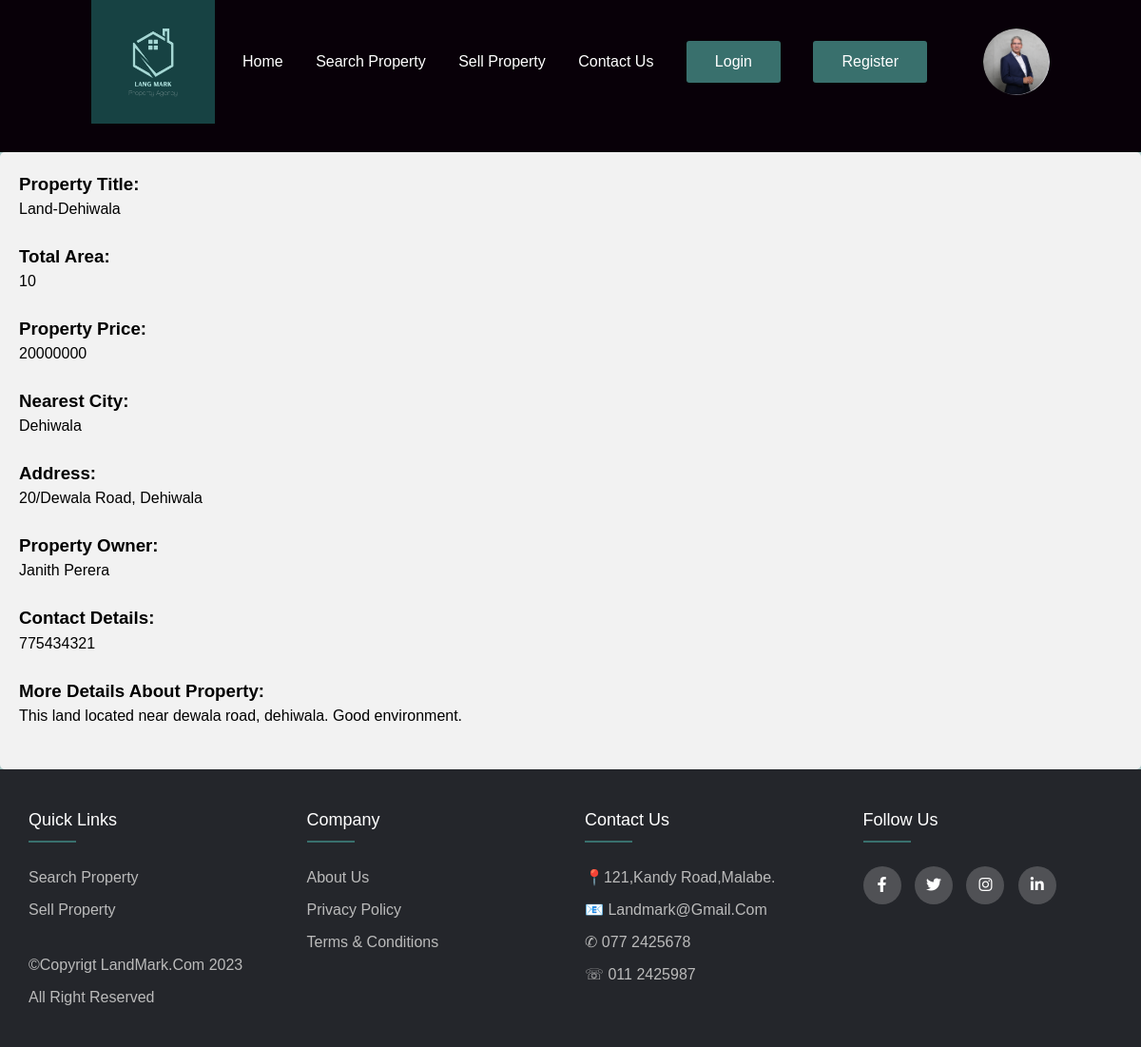
Page /view_property.php?id=14 on the committed database.
### tables this page shows
CREATE TABLE `tb_property` (
  `id` int(11) NOT NULL,
  `Property_Title` varchar(50) NOT NULL,
  `Total_Area` int(11) NOT NULL,
  `Property_Price` float NOT NULL,
  `Property_City` varchar(50) NOT NULL,
  `Property_Address` varchar(100) NOT NULL,
  `Property_Owner` varchar(50) NOT NULL,
  `Contact_Details` int(11) NOT NULL,
  `More_details` varchar(200) NOT NULL
);

### view_property.php (the view, shortened to what this page needs)
<!DOCTYPE html>
<html>
<head>
<link rel="stylesheet" type="text/css" href="https://cdnjs.cloudflare.com/ajax/libs/font-awesome/6.4.0/css/all.min.css">
 <link rel="stylesheet" href="css/style.css">
<div class="header">
<nav>
     <img src="media/LAND MARK.png" class="logo">
	 <ul class="nav-links">
	 <li><a href="index.html">Home</a></li>
	 <li><a href="index1.php">Search Property</a></li>
	 <li><a href="Add_property.html">Sell Property</a></li>
	 <li><a href="contact_us.html">Contact Us</a></li>
	 	 <li class="btn" href="#">Login</li>
	 <li class="btn2" href="#">Register</li>
	 </ul>
	  <a href=" " target="_blank">
	 <img src="media/user.png" class="user-pic"></a>
</nav>
</div>
</head>
<body>
    <div class="container7">
            <?php
            include("config.php");
            $id = $_GET['id'];
            if ($id) {
                $sql = "SELECT * FROM tb_property WHERE id = $id";
                $result = mysqli_query($conn, $sql);
                while ($row = mysqli_fetch_array($result)) {
                 ?>
                 <h3>Property Title:</h3>
                 <p><?php echo $row["Property_Title"]; ?></p><br>
                 <h3>Total Area:</h3>
                 <p><?php echo $row["Total_Area"]; ?></p><br>
                 <h3>Property Price:</h3>
                 <p><?php echo $row["Property_Price"]; ?></p><br>
				 <h3>Nearest City:</h3>
                 <p><?php echo $row["Property_City"]; ?></p><br>
				 <h3>Address:</h3>
                 <p><?php echo $row["Property_Address"]; ?></p><br>
				 <h3>Property Owner:</h3>
                 <p><?php echo $row["Property_Owner"]; ?></p><br>
				 <h3>Contact Details:</h3>
                 <p><?php echo $row["Contact_Details"]; ?></p><br>
				 <h3>More Details About Property:</h3>
                 <p><?php echo $row["More_details"]; ?></p><br>
            <?php
                }
            }
            else{
                echo "<h3>No More details found</h3>";
            }
            ?>
        </div>
</body>
  <footer class="footer">
  	 <div class="container">
  	 	<div class="row">
  	 		<div class="footer-col">
  	 			<h4>Quick Links</h4>
  	 			<ul>
  	 				<li><a href="search.php">Search Property</a></li>
  	 				<li><a href="Add_property.html">Sell Property</a></li><BR>
  	 				<li><a>©Copyrigt LandMark.com 2023</a></li>
					<li><a>All Right Reserved</a></li>
  	 			</ul>
  	 		</div>
  	 		<div class="footer-col">
  	 			<h4>Company</h4>
  	 			<ul>
  	 				<li><a href="about_us.html">About Us</a></li>
  	 				<li><a href="Privacy_Policy.html">privacy policy</a></li>
  	 				<li><a href="terms_&_conditions.html">Terms & Conditions</a></li>
  	 			</ul>
  	 		</div>
  	 		<div class="footer-col">
  	 			<h4>Contact Us</h4>
  	 			<ul>
  	 			<li><a href="#">📍121,Kandy Road,Malabe.</li>
  	 				<li><a href="#">📧 landmark@gmail.com</li>
  	 				<li><a href="#">✆ 077 2425678</li>
  	 				<li><a href="#">☏ 011 2425987</a></li>
  	 			</ul>
  	 		</div>
  	 		<div class="footer-col">
  	 			<h4>follow us</h4>
  	 			<div class="social-links">
  	 				<a href="#"><i class="fab fa-facebook-f"></i></a>
  	 				<a href="#"><i class="fab fa-twitter"></i></a>
  	 				<a href="#"><i class="fab fa-instagram"></i></a>
  	 				<a href="#"><i class="fab fa-linkedin-in"></i></a>
  	 			</div>
  	 		</div>
  	 	</div>
  	 </div>
  </footer>
</body>
</html>

### css/style.css (style rules this page uses)
* { margin:0; padding:0; font-family:"poppins",sans-serif; box-sizing:border-box; }
.header { height:20vh; width:100%; padding: 0 8%; background:#080008; }
nav { display:flex; align-items:center; justify-content:space-between; overflow: auto; }
.logo { width:130px; }
.nav-links { padding:28px 0; }
.nav-links li { display:inline-block; margin:0 15px; }
.nav-links li a { text-decoration:none; color:#fff; padding:5px 0; position:relative; }
.nav-links li a::after { content:' '; background:#39706d; width:0%; height:2px; position:absolute; bottom:0; left:0; transition:width 0.5s; }
.user-pic { width:70px; border-radius:50%; cursor:pointer; margin-left:30px; }
.btn { background:#39706d; color:#fff; padding:10px 30px; border-radius:3px; cursor:pointer; }
.btn2 { background:#39706d; color:#fff; padding:10px 30px; border-radius:3px; cursor:pointer; }
body { line-height: 1.5; font-family: 'Poppins', sans-serif; background-color: #A9C7C5; }
* { margin:0; padding:0; box-sizing: border-box; }
.container { max-width: 1170px; margin:auto; }
.row { display: flex; flex-wrap: wrap; }
ul { list-style: none; }
.footer { background-color: #24262b; padding: 40px 0; }
.footer-col { width: 25%; padding: 0 15px; }
.footer-col h4 { font-size: 18px; color: #ffffff; text-transform: capitalize; margin-bottom: 35px; font-weight: 500; position: relative; }
.footer-col h4::before { content: ''; position: absolute; left:0; bottom: -10px; background-color: #39706d; height: 2px; box-sizing: border-box; width: 50px; }
.footer-col ul li:not(:last-child) { margin-bottom: 10px; }
.footer-col ul li a { font-size: 16px; text-transform: capitalize; color: #ffffff; text-decoration: none; font-weight: 300; color: #bbbbbb; display: block; transition: all 0.3s ease; }
.footer-col .social-links a { display: inline-block; height: 40px; width: 40px; background-color: rgba(255,255,255,0.2); margin:0 10px 10px 0; text-align: center; line-height: 40px; border-radius: 50%; color: #ffffff; transition: all 0.5s ease; }
body { font-family: Arial, Helvetica, sans-serif; }
* { box-sizing: border-box; }
.container7 { border-radius: 5px; background-color: #f2f2f2; padding: 20px; }
* { box-sizing: border-box }
body { margin:0 }
img { vertical-align: middle; }
* { box-sizing:border-box }

### rows in the picture
tb_property: Property_Title "Land-Dehiwala", Total_Area "10", Property_Price "20000000", Property_City "Dehiwala", Property_Address "20/Dewala Road, Dehiwala", Property_Owner "Janith Perera", Contact_Details "775434321", More_details "This land located near dewala road, dehiwala. Good environment."
